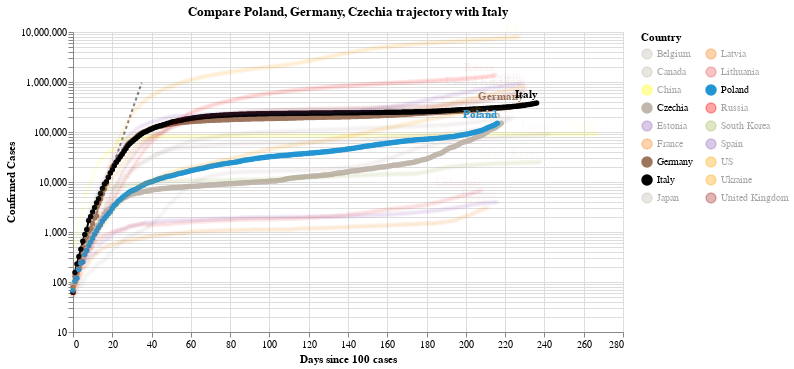

Source (notebook cell):
### Code cell
#hide_input
chart2 = make_since_chart(dff2,['Poland', 'Germany', 'Czechia'], baseline_countries)
chart2

### Figure 1 — Vega-Lite specification as saved in the notebook (floating-point values rounded to 4 significant figures; data arrays with more than 128 entries replaced by an {"elided": "..."} marker saying what was removed)
{"config": {"view": {"continuousWidth": 400, "continuousHeight": 300}}, "layer": [{"data": {"name": "data-628230001892d6798b50651be41d1b3e"}, "mark": {"type": "line", "color": "black", "opacity": 0.5, "strokeDash": [3, 3]}, "encoding": {"x": {"type": "quantitative", "field": "Days since 100 cases"}, "y": {"type": "quantitative", "field": "Confirmed Cases"}}}, {"data": {"name": "data-83ec748cba99b89b96f0f5fa7a32eac5"}, "mark": {"type": "line", "point": true}, "encoding": {"color": {"type": "nominal", "field": "Country", "legend": {"columns": 2}, "scale": {"domain": ["Belgium", "Canada", "China", "Czechia", "Estonia", "France", "Germany", "Italy", "Japan", "Latvia", "Lithuania", "Poland", "Russia", "South Korea", "Spain", "US", "Ukraine", "United Kingdom"], "range": ["#C1B7AD", "#C1B7AD", "yellow", "#C1B7AD", "#9467bd", "#F58518", "#9D755D", "black", "#C1B7AD", "#F58518", "#E45756", "#2495D3", "red", "#A1BA59", "#9467bd", "orange", "orange", "brown"]}}, "opacity": {"condition": {"value": 1, "selection": "selector002"}, "value": 0.05}, "tooltip": [{"type": "nominal", "field": "Country"}, {"type": "temporal", "field": "Date"}, {"type": "quantitative", "field": "Confirmed Cases"}, {"type": "quantitative", "field": "Days since 100 cases"}], "x": {"type": "quantitative", "field": "Days since 100 cases"}, "y": {"type": "quantitative", "field": "Confirmed Cases", "scale": {"type": "log"}}}, "selection": {"selector002": {"type": "multi", "fields": ["Country"], "bind": "legend", "init": [{"Country": "Poland"}, {"Country": "Germany"}, {"Country": "Czechia"}, {"Country": "Italy"}]}}, "width": 550}, {"data": {"name": "data-83ec748cba99b89b96f0f5fa7a32eac5"}, "mark": {"type": "text", "align": "right", "dy": -8, "fontWeight": "bold"}, "encoding": {"color": {"type": "nominal", "field": "Country", "legend": {"columns": 2}, "scale": {"domain": ["Belgium", "Canada", "China", "Czechia", "Estonia", "France", "Germany", "Italy", "Japan", "Latvia", "Lithuania", "Poland", "Russia", "South Korea", "Spain", "US", "Ukraine", "United Kingdom"], "range": ["#C1B7AD", "#C1B7AD", "yellow", "#C1B7AD", "#9467bd", "#F58518", "#9D755D", "black", "#C1B7AD", "#F58518", "#E45756", "#2495D3", "red", "#A1BA59", "#9467bd", "orange", "orange", "brown"]}}, "opacity": {"condition": {"value": 1, "selection": "selector002"}, "value": 0.05}, "text": {"type": "nominal", "field": "Country"}, "tooltip": [{"type": "nominal", "field": "Country"}, {"type": "temporal", "field": "Date"}, {"type": "quantitative", "field": "Confirmed Cases"}, {"type": "quantitative", "field": "Days since 100 cases"}], "x": {"type": "quantitative", "field": "Days since 100 cases"}, "y": {"type": "quantitative", "field": "Confirmed Cases", "scale": {"type": "log"}}}, "transform": [{"filter": "(datum['Date'] >= 1602720000000)"}], "width": 550}], "title": "Compare Poland, Germany, Czechia trajectory with Italy", "$schema": "https://vega.github.io/schema/vega-lite/v4.0.2.json", "datasets": {"data-628230001892d6798b50651be41d1b3e": [{"Days since 100 cases": 0, "Confirmed Cases": 100.0}, {"Days since 100 cases": 1, "Confirmed Cases": 130.0}, {"Days since 100 cases": 2, "Confirmed Cases": 169.0}, {"Days since 100 cases": 3, "Confirmed Cases": 219.7}, {"Days since 100 cases": 4, "Confirmed Cases": 285.6}, {"Days since 100 cases": 5, "Confirmed Cases": 371.3}, {"Days since 100 cases": 6, "Confirmed Cases": 482.7}, {"Days since 100 cases": 7, "Confirmed Cases": 627.5}, {"Days since 100 cases": 8, "Confirmed Cases": 815.7}, {"Days since 100 cases": 9, "Confirmed Cases": 1060.0}, {"Days since 100 cases": 10, "Confirmed Cases": 1379.0}, {"Days since 100 cases": 11, "Confirmed Cases": 1792.0}, {"Days since 100 cases": 12, "Confirmed Cases": 2330.0}, {"Days since 100 cases": 13, "Confirmed Cases": 3029.0}, {"Days since 100 cases": 14, "Confirmed Cases": 3937.0}, {"Days since 100 cases": 15, "Confirmed Cases": 5119.0}, {"Days since 100 cases": 16, "Confirmed Cases": 6654.0}, {"Days since 100 cases": 17, "Confirmed Cases": 8650.0}, {"Days since 100 cases": 18, "Confirmed Cases": 11250.0}, {"Days since 100 cases": 19, "Confirmed Cases": 14620.0}, {"Days since 100 cases": 20, "Confirmed Cases": 19000.0}, {"Days since 100 cases": 21, "Confirmed Cases": 24710.0}, {"Days since 100 cases": 22, "Confirmed Cases": 32120.0}, {"Days since 100 cases": 23, "Confirmed Cases": 41750.0}, {"Days since 100 cases": 24, "Confirmed Cases": 54280.0}, {"Days since 100 cases": 25, "Confirmed Cases": 70560.0}, {"Days since 100 cases": 26, "Confirmed Cases": 91730.0}, {"Days since 100 cases": 27, "Confirmed Cases": 119300.0}, {"Days since 100 cases": 28, "Confirmed Cases": 155000.0}, {"Days since 100 cases": 29, "Confirmed Cases": 201500.0}, {"Days since 100 cases": 30, "Confirmed Cases": 262000.0}, {"Days since 100 cases": 31, "Confirmed Cases": 340600.0}, {"Days since 100 cases": 32, "Confirmed Cases": 442800.0}, {"Days since 100 cases": 33, "Confirmed Cases": 575600.0}, {"Days since 100 cases": 34, "Confirmed Cases": 748300.0}, {"Days since 100 cases": 35, "Confirmed Cases": 972800.0}], "data-83ec748cba99b89b96f0f5fa7a32eac5": {"elided": "4083 records"}}}
